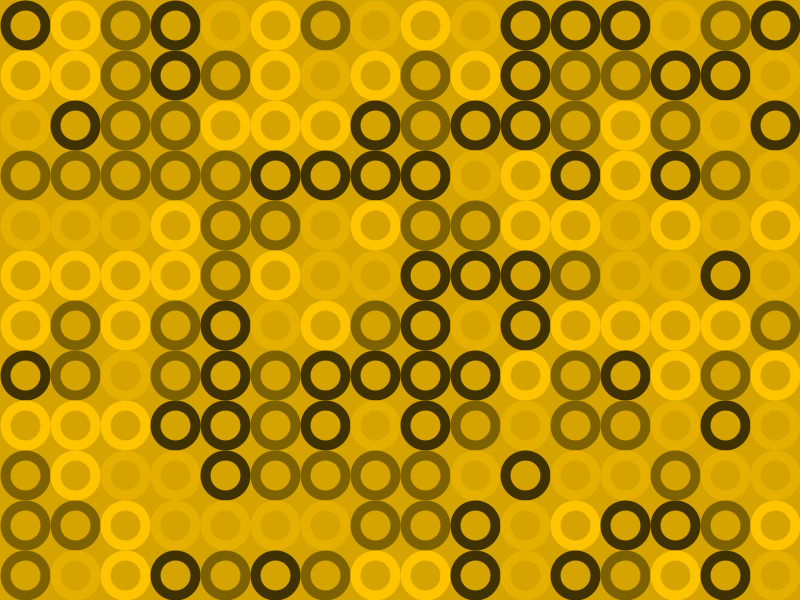
Frame 1 (no input)
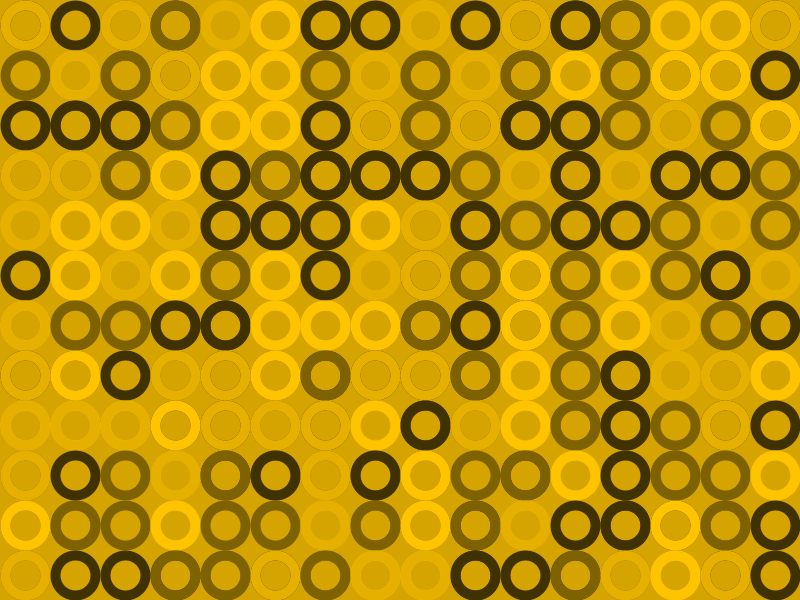
Frame 2 (the mouse pressed at the canvas centre, redrawn once)

The Processing sketch that drew these frames (run headless with seeded random() and noise(); the mouse was pressed at the canvas centre and the sketch redrawn once):

// Processing sketch: processing_109906
// ── processing_109906.pde

//Code blokcs, arrays, and Color palettes
// Global variables
// Working with if, for, and while

// Global Variables

int x = 25;
int y = 25;
color[] palette =
{ #D5A400, #7F6200, #FFC400, #403100, #E5B000};


// Setup()

void setup() {
 size(800, 600);
 background(palette[0]);
 noLoop();
}

// Draw

void draw() {
  // for statement
  for ( int x = 25;  x < width; x += 50) {
    for (int y = 25; y < height; y += 50){
 float r = random(1,5);
 strokeWeight(10);
 stroke(palette[int(r)]);
 noFill();
 ellipse(x, y, 40, 40);
    }
 }

}
